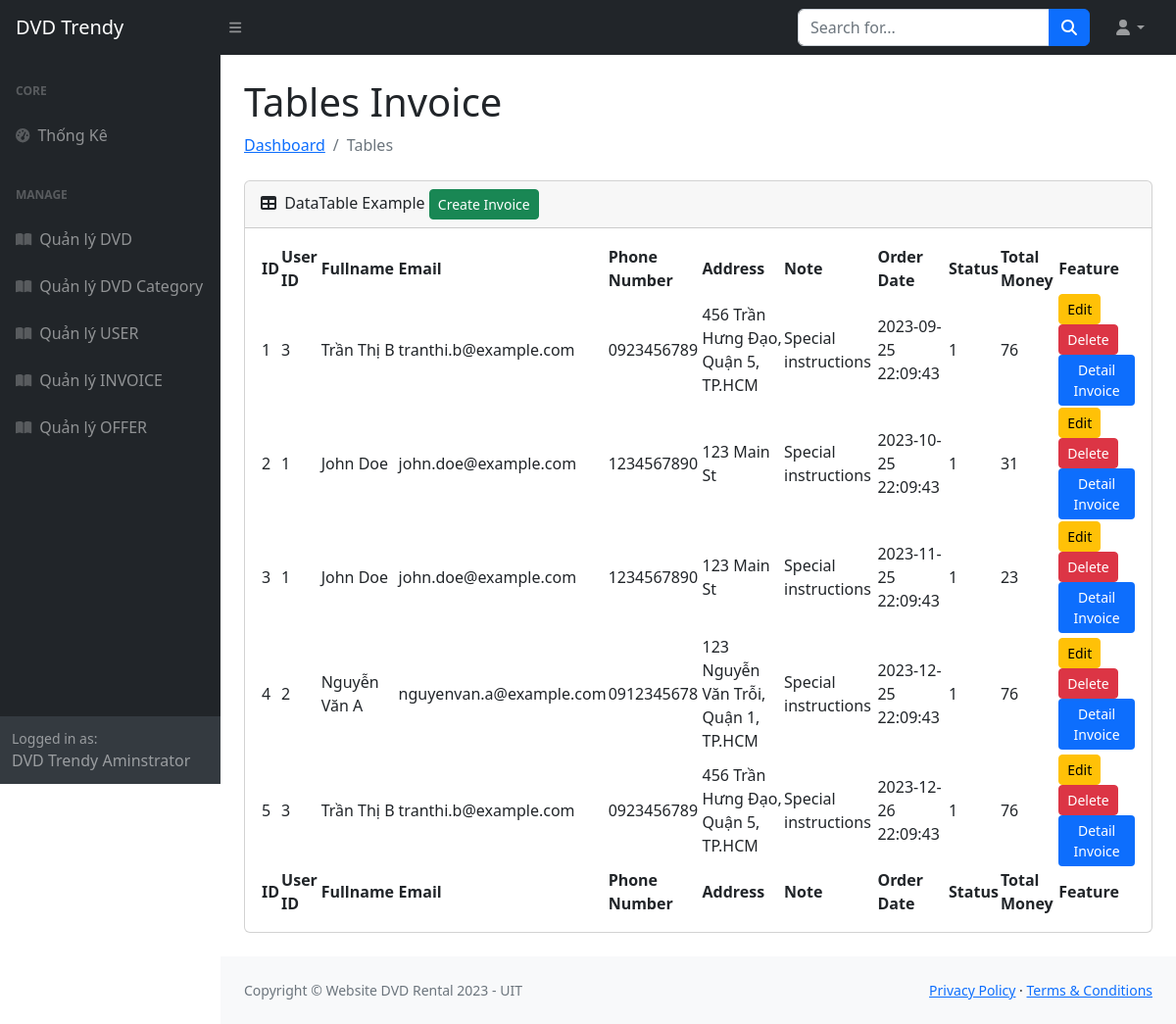
/manage_invoice.php, run on an earlier commit of the app's database.
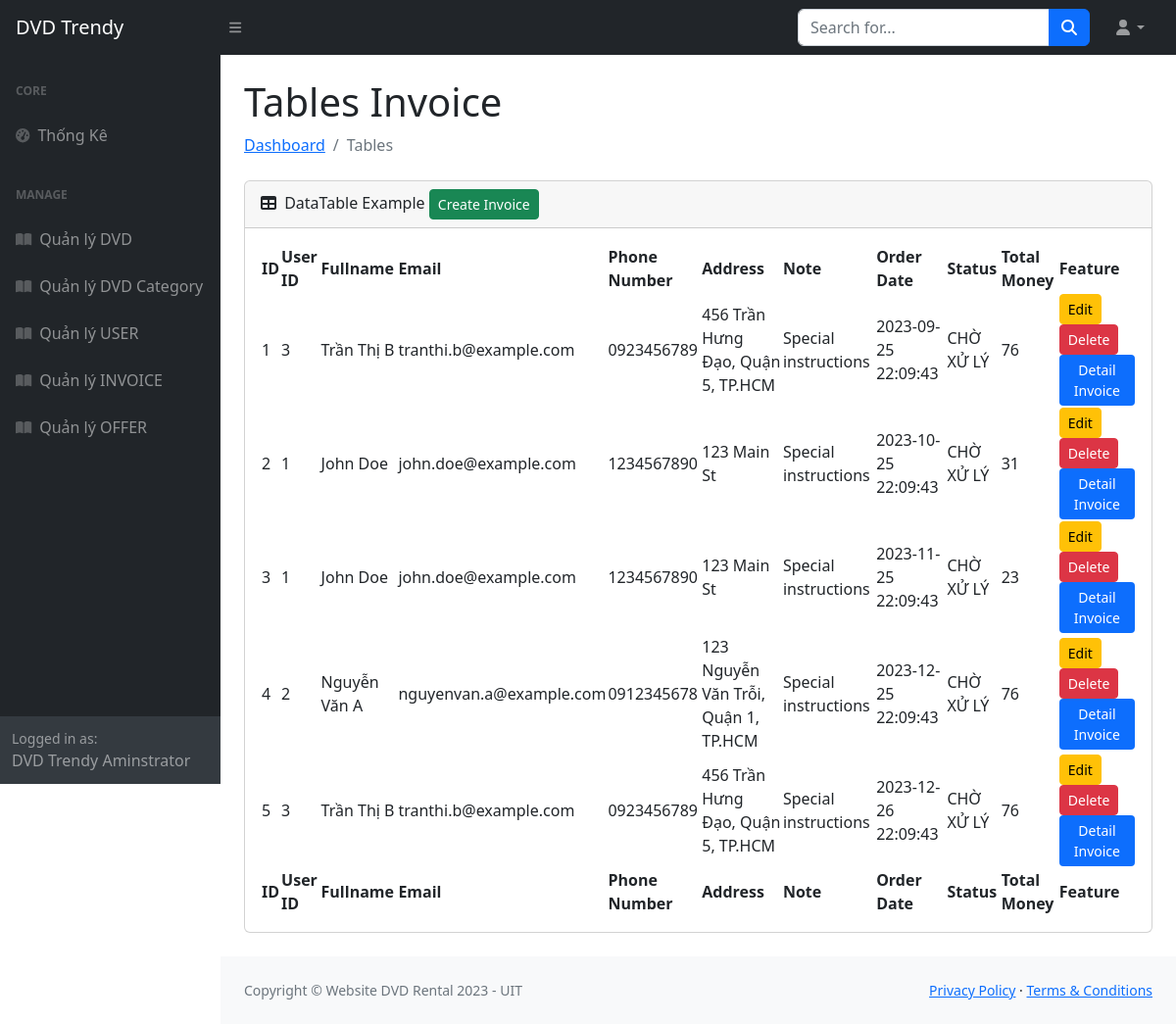
And on a later commit of the database.
### tables this page shows
CREATE TABLE `INVOICE` (
  `id` integer PRIMARY KEY AUTO_INCREMENT,
  `user_id` integer,
  `fullname` varchar(50),
  `email` varchar(150),
  `phone_number` varchar(20),
  `address` varchar(200),
  `note` varchar(1000),
  `order_date` datetime,
  `status` varchar(200),
  `total_money` int
);

### database/dbhelper.php (called while the page is built, shortened)
<?php
function execute_result($sql){
    $result = null;
    $conn = mysqli_connect(HOST, USERNAME, PASSWORD, DATABASE);
    $resultset = mysqli_query($conn, $sql);
    while ($row = mysqli_fetch_assoc($resultset)) {
        $result[]=$row;
    }
    return $result;
}
?>

### manage_invoice.php (the view, shortened to what this page needs)
<?php
require('includes/header.php');
require('includes/navbar.php');
require('includes/sidebar.php');
require_once('database/dbhelper.php');
$sql = "SELECT * FROM INVOICE";
$invoiceList = execute_result($sql);
?>
    <main>
        <div class="container-fluid px-4">
            <h1 class="mt-4">Tables Invoice</h1>
            <ol class="breadcrumb mb-4">
                <li class="breadcrumb-item"><a href="index.html">Dashboard</a></li>
                <li class="breadcrumb-item active">Tables</li>
            </ol>
            <div class="card mb-4">
                <div class="card-header">
                    <i class="fas fa-table me-1"></i>
                    DataTable Example
                    <button type='button' class='btn btn-success btn-sm' onclick='openCreateInvoiceModal();'>Create Invoice</button>
                </div>
                <div class="card-body">
                    <table id="datatablesSimple">
                        <thead>
                            <tr>
                                <th>ID</th>
                                <th>User ID</th>
                                <th>Fullname</th>
                                <th>Email</th>
                                <th>Phone Number</th>
                                <th>Address</th>
                                <th>Note</th>
                                <th>Order Date</th>
                                <th>Status</th>
                                <th>Total Money</th>
                                <th>Feature</th>
                            </tr>
                        </thead>
                        <tfoot>
                            <tr>
                                <th>ID</th>
                                <th>User ID</th>
                                <th>Fullname</th>
                                <th>Email</th>
                                <th>Phone Number</th>
                                <th>Address</th>
                                <th>Note</th>
                                <th>Order Date</th>
                                <th>Status</th>
                                <th>Total Money</th>
                                <th>Feature</th>
                            </tr>
                        </tfoot>
                        <tbody>
                            <?php
                            foreach ($invoiceList as $invoice) {
                                echo "<tr>";
                                echo "<td>{$invoice['id']}</td>";
                                echo "<td>{$invoice['user_id']}</td>";
                                echo "<td>{$invoice['fullname']}</td>";
                                echo "<td>{$invoice['email']}</td>";
                                echo "<td>{$invoice['phone_number']}</td>";
                                echo "<td>{$invoice['address']}</td>";
                                echo "<td>{$invoice['note']}</td>";
                                echo "<td>{$invoice['order_date']}</td>";
                                echo "<td>{$invoice['status']}</td>";
                                echo "<td>{$invoice['total_money']}</td>";
                                echo "<td>
                                        <button type='button' class='btn btn-warning btn-sm' data-bs-toggle='modal' data-bs-target='#editInvoiceModal'
                                            onclick='openEditModal_Invoice(
                                                {$invoice['id']},
                                                {$invoice['user_id']},
                                                \"{$invoice['fullname']}\",
                                                \"{$invoice['email']}\",
                                                \"{$invoice['phone_number']}\",
                                                \"{$invoice['address']}\",
                                                \"{$invoice['note']}\",
                                                \"{$invoice['order_date']}\",
                                                \"{$invoice['status']}\",
                                                {$invoice['total_money']});'>
                                        Edit
                                        </button>
                                        <button type='button' class='btn btn-danger btn-sm' onclick='feature_delete({$invoice['id']},4)'>Delete</button>
                                        <button type='button' class='btn bg-primary btn-sm text-white' onclick='openDetailInvoiceModal({$invoice['id']});'>Detail Invoice</button></td>";
                                echo "</tr>";
                            }
                            ?>
                        </tbody>
                    </table>
</div>
            </div>
        </div>
    </main>
<?php
require('includes/footer.php');
?>

### includes/header.php (shortened to what this page needs)
<!DOCTYPE html>
<html lang="en">
    <head>
        <link href="https://cdn.jsdelivr.net/npm/simple-datatables@7.1.2/dist/style.min.css" rel="stylesheet" />
        <link href="css/styles.css" rel="stylesheet" />
    </head>
    <body class="sb-nav-fixed">

### includes/navbar.php (shortened to what this page needs)
<nav class="sb-topnav navbar navbar-expand navbar-dark bg-dark">
    <a class="navbar-brand ps-3" href="index.php">DVD Trendy</a>
    <button class="btn btn-link btn-sm order-1 order-lg-0 me-4 me-lg-0" id="sidebarToggle" href="#!"><i class="fas fa-bars"></i></button>
    <form class="d-none d-md-inline-block form-inline ms-auto me-0 me-md-3 my-2 my-md-0">
        <div class="input-group">
            <input class="form-control" type="text" placeholder="Search for..." aria-label="Search for..." aria-describedby="btnNavbarSearch" />
            <button class="btn btn-primary" id="btnNavbarSearch" type="button"><i class="fas fa-search"></i></button>
        </div>
    </form>
    <ul class="navbar-nav ms-auto ms-md-0 me-3 me-lg-4">
        <li class="nav-item dropdown">
            <a class="nav-link dropdown-toggle" id="navbarDropdown" href="#" role="button" data-bs-toggle="dropdown" aria-expanded="false"><i class="fas fa-user fa-fw"></i></a>
        </li>
    </ul>
</nav>

### includes/sidebar.php
<div id="layoutSidenav">
    <div id="layoutSidenav_nav">
        <nav class="sb-sidenav accordion sb-sidenav-dark" id="sidenavAccordion">
            <div class="sb-sidenav-menu">
                <div class="nav">
                    <div class="sb-sidenav-menu-heading">Core</div>
                    <a class="nav-link" href="index.php">
                        <div class="sb-nav-link-icon"><i class="fas fa-tachometer-alt"></i></div>
                        Thống Kê
                    </a>
                    <div class="sb-sidenav-menu-heading">Manage</div>
                    <a class="nav-link" href="manage_dvd.php">
                        <div class="sb-nav-link-icon"><i class="fas fa-book-open"></i></div>
                        Quản lý DVD
                    </a>
                    <a class="nav-link" href="manage_dvd_category.php">
                        <div class="sb-nav-link-icon"><i class="fas fa-book-open"></i></div>
                        Quản lý DVD Category
                    </a>
                    <a class="nav-link" href="manage_user.php">
                        <div class="sb-nav-link-icon"><i class="fas fa-book-open"></i></div>
                        Quản lý USER
                    </a>
                    <a class="nav-link" href="manage_invoice.php">
                        <div class="sb-nav-link-icon"><i class="fas fa-book-open"></i></div>
                        Quản lý INVOICE
                    </a>
                    <a class="nav-link" href="manage_offer.php">
                        <div class="sb-nav-link-icon"><i class="fas fa-book-open"></i></div>
                        Quản lý OFFER
                    </a>
                </div>
            </div>
            <div class="sb-sidenav-footer">
                <div class="small">Logged in as:</div>
                DVD Trendy Aminstrator
            </div>
        </nav>
    </div>
    <div id="layoutSidenav_content">

### includes/footer.php (shortened to what this page needs)
                <footer class="py-4 bg-light mt-auto">
                    <div class="container-fluid px-4">
                        <div class="d-flex align-items-center justify-content-between small">
                            <div class="text-muted">Copyright &copy; Website DVD Rental 2023 - UIT </div>
                            <div>
                                <a href="#">Privacy Policy</a>
                                &middot;
                                <a href="#">Terms &amp; Conditions</a>
                            </div>
                        </div>
                    </div>
                </footer>
            </div>
        </div>
    </body>
</html>

What changed in the data, as far as the page shows it:
changed invoice id 1: status "1" → "CHỜ XỬ LÝ"
changed invoice id 2: status "1" → "CHỜ XỬ LÝ"
changed invoice id 3: status "1" → "CHỜ XỬ LÝ"
changed invoice "Nguyễn Văn A": status "1" → "CHỜ XỬ LÝ"
changed invoice id 5: status "1" → "CHỜ XỬ LÝ"
